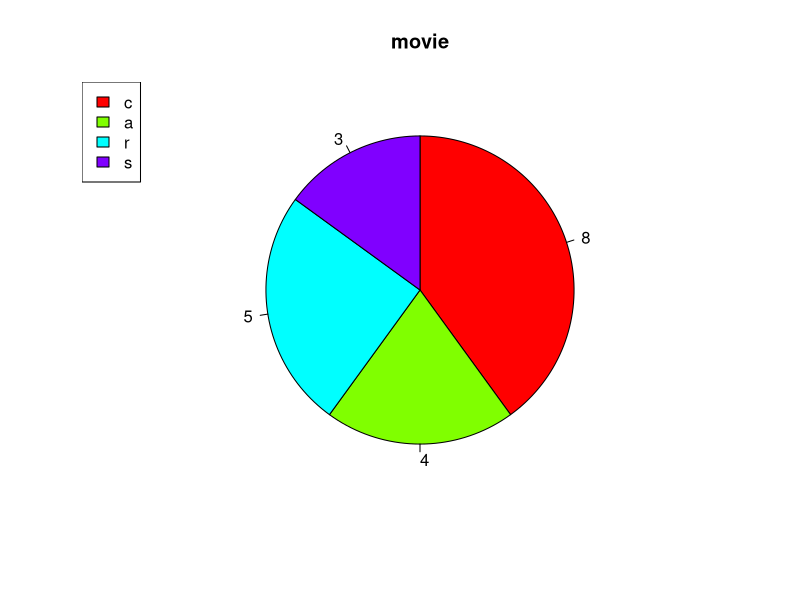
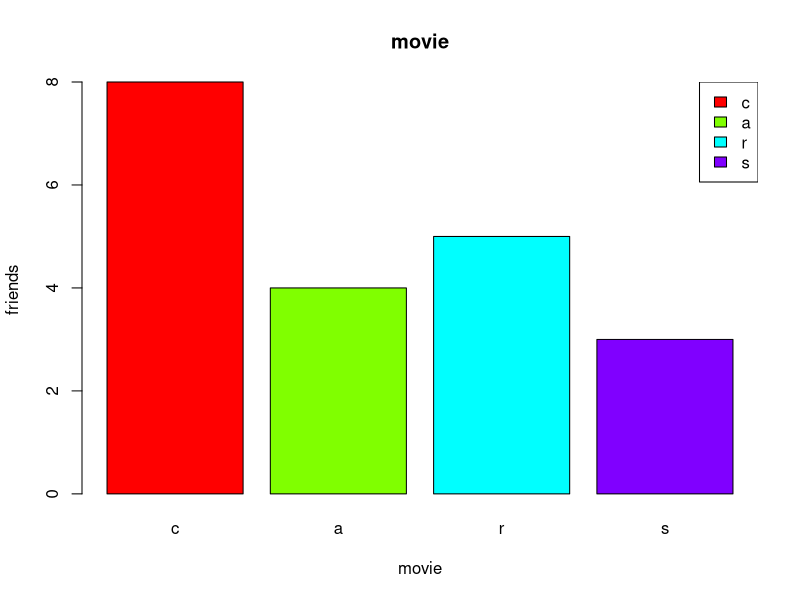
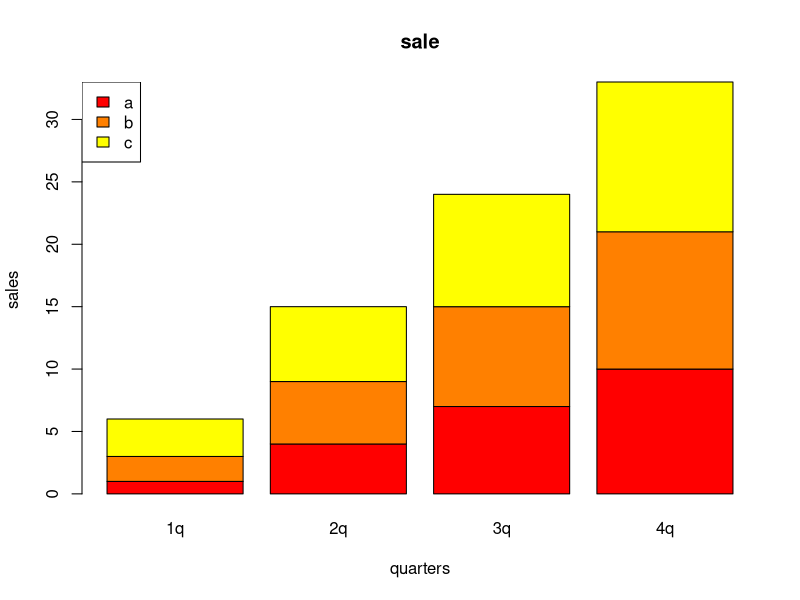
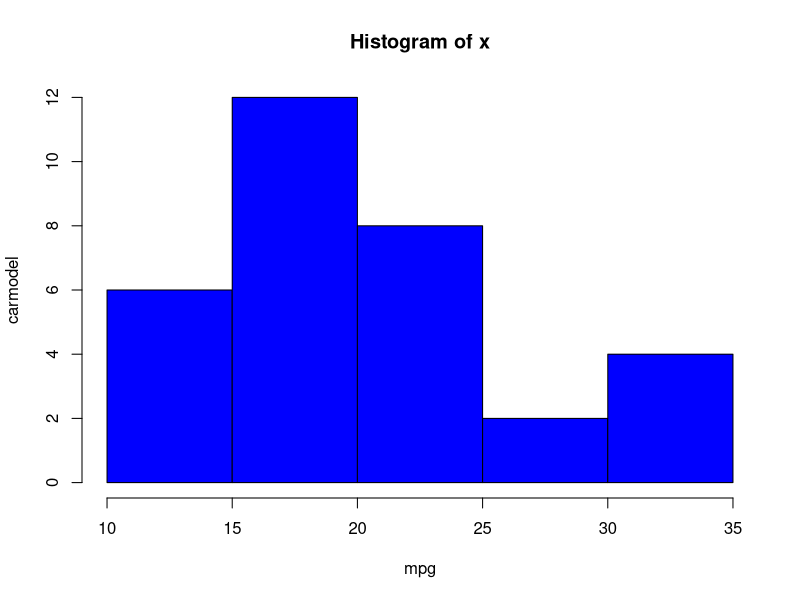
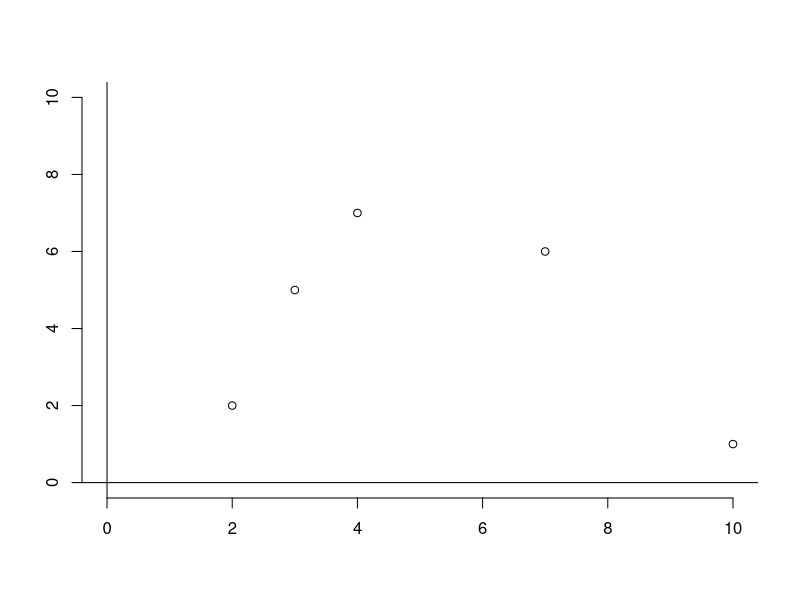
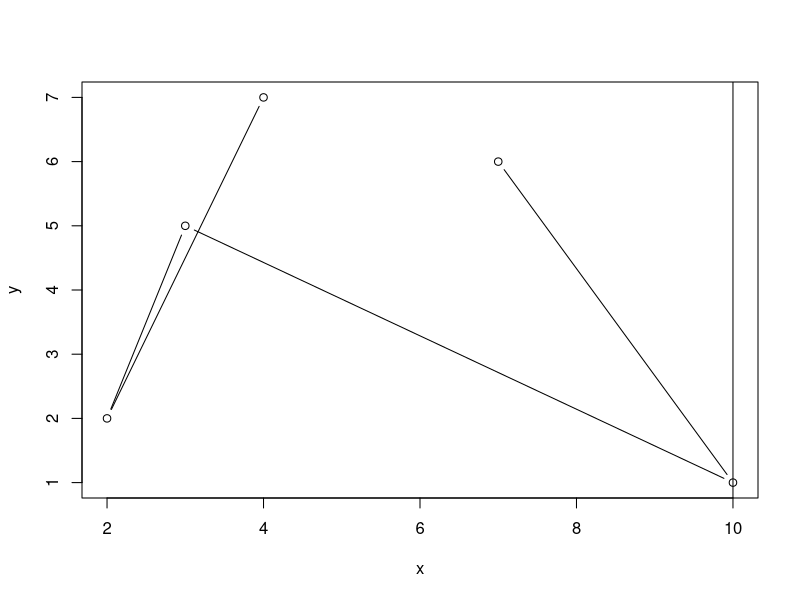
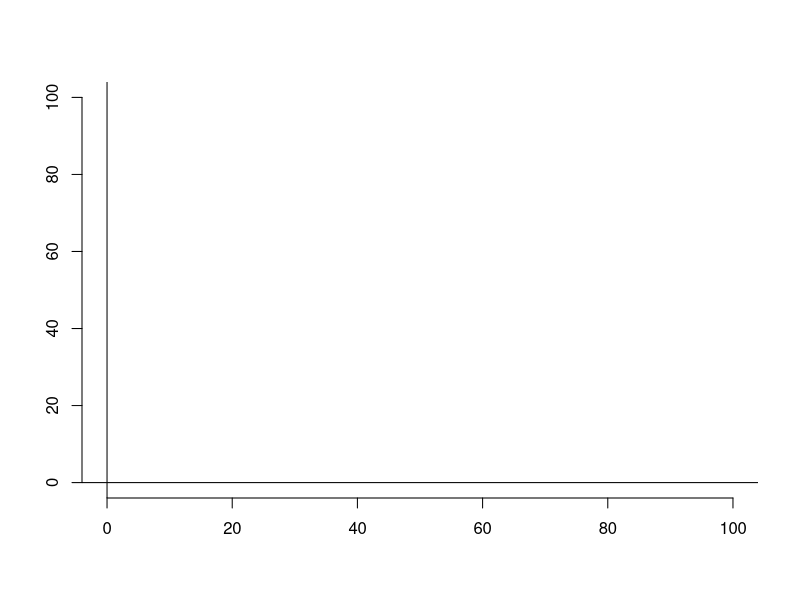
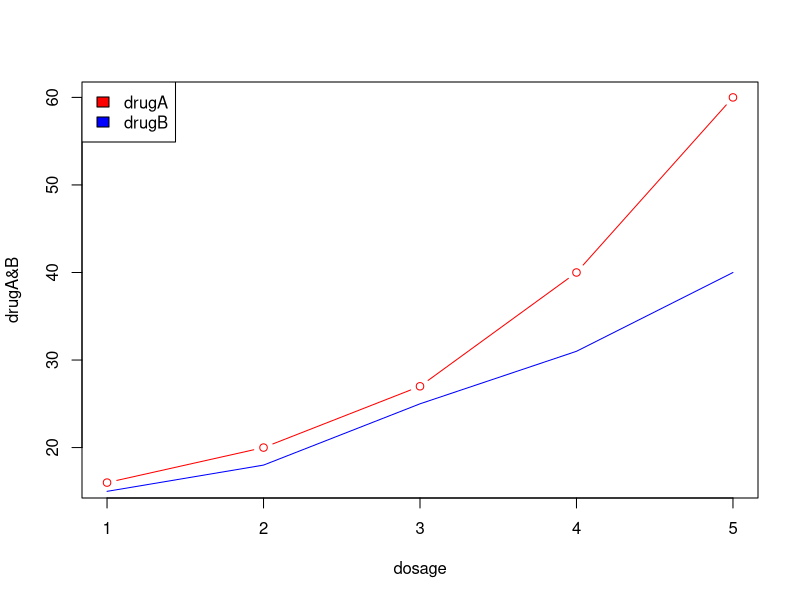

Recreate these plots in R, in order.
3*4
x<-1:20
y<-20:1
x
y
label<-1:30
paste("label",label)
x<-c("the quick brown fox jumps over the lazy dog")
x
sub("brown","red",x)
substr(x,start = 17,stop = 19)
b<-5
h<-4
2*(b+h)
x<-1:20
y<-19:1
m<-c(x,y)
m
x<-c(4,6,3)
rep(x,10)
rep(x,time=11,length.out=31,each=1)
rep(x,c(10,20,30))
R<-c(2.27,1.98,1.69,1.88,1.64,2.14)
H<-c(8.28,8.04,9.06,8.70,7.58,8.34)
v=1/3*R*H
v
x<-round(v,digits = 2)
x
min(x)
max(x)
a<-sample(0:999,250)
a
s<-a[which(a>900)]
s
sort(s)
H<-c(180,165,160,193)
W<-c(87,58,65,100)
he<-H/100
he
bm<-W/(he*he)
bm
bmi<-round(bm,digits = 2)
bmi
v<-bmi[which(bmi>25)]
v
mean(bmi)
c<-sample(1:50,10)
c
p1<-mean(c)
p1
p2<-median(c)
p2
n<-sample(1:20,10,replace = T)
n
a<-n[which(n%%2==0)]
a
stud<-list(sname="akhila",roll=3,gender="f",mark=c(45,50,49,42,47))
stud
c<-mean(stud[[4]])
c
d<-stud[c(2,4)]
d
stud[[4]][5]=100
stud
c<-c("a","b","c","d","e")
c
d<-list(stud,c)
d
c<-matrix(1:4,2)
c
b=2*c
b
A<-matrix(c(1,1,3,5,2,6,-2,-1,-3),nrow = 3,ncol = 3,byrow = T)
A
A%*%A%*%A
B<-matrix(c(10,-10,10),nrow = 15,ncol = 3,byrow = F)
B
t(B)%*%B
x<-matrix(c(1:15),nrow = 3,ncol = 5,byrow = F)
x
dimnames(x)<-list(c("Alice","Bill","sara"),c("p1","p2","p3","p4","p5"))
x
mean(x[,1:5])
category<-factor("pr1","pr2","pr3")
category
age<-c(25,31,23)
height<-c(177,163,190)
weight<-c(57,69,53)
sex<-c("F","F","M")
x<-data.frame(age,height,weight,sex)
x
row.names(x)=c("Alex","lilly","mark")
x
mean(height)
ht=height/100
ht
bmi<-weight/(ht*ht)
bmi
data.frame(x,bmi)
v<-bmi<25
v
data.frame(x,bmi,v)
x<-array(1:20,c(2,3,3),dimnames =list(letters[1:2],LETTERS[1:3],c("a","b","c")))
x
sub<-function(a,b)
{
 return(a-b) 
}
sub(4,2)
m<-function(a,b)
{
  return(a/b)
}
m(4,2)
x<-c(8,4,5,3)
x
pie(x,labels = x,clockwise = T,col=rainbow(length(x)),main = "movie")
legend("topleft",c("c","a","r","s"),fill=rainbow(length(x)))

barplot(x,names.arg = c("c","a","r","s"),main = "movie",col=rainbow(length(x)),xlab = "movie",ylab = "friends")
legend("topright",c("c","a","r","s"),fill =rainbow(length(x)) )

x<-matrix(1:12,3,4)
x
barplot(x,names.arg = c("1q","2q","3q","4q"),main = "sale",col = rainbow(length(x)),xlab = "quarters",ylab = "sales")
legend("topleft",c("a","b","c"),fill=rainbow(length(x)))
mtcars
x<-mtcars$mpg
x
hist(x,xlab = "mpg",ylab = "carmodel",col='blue')
plot.new()
plot.window(xlim = c(0,10),ylim = c(0,10))
axis(1)
axis(2)
abline(h=0)
abline(v=0)
x<-sample(1:10,5,replace = F)
x
y<-sample(1:10,5,replace = F)
y
points(x,y)
plot(x,y,type = "b")
abline(h=10)
abline(v=10)
drugA<-c(16,20,27,40,60)
drugB<-c(15,18,25,31,40)
plot.new()
plot.window(xlim = c(0,100),ylim = c(0,100))
axis(1)
axis(2)
abline(h=0)
abline(v=0)
plot(drugA,type = "b",col="red",xlab = "dosage",ylab = "drugA&B")
lines(drugB,col="blue")
legend("topleft",c("drugA","drugB"),fill = c("red","blue"))
airquality
x<-airquality$Temp
y<-airquality$Month
boxplot(x~y,col=rainbow(5))
iris
x<-iris$Sepal.Length
y<-iris$Sepal.Width
z<-iris$Petal.Length
m<-iris$Petal.Width
plot(x,y)
iris
pairs(~x+y+z+m)




